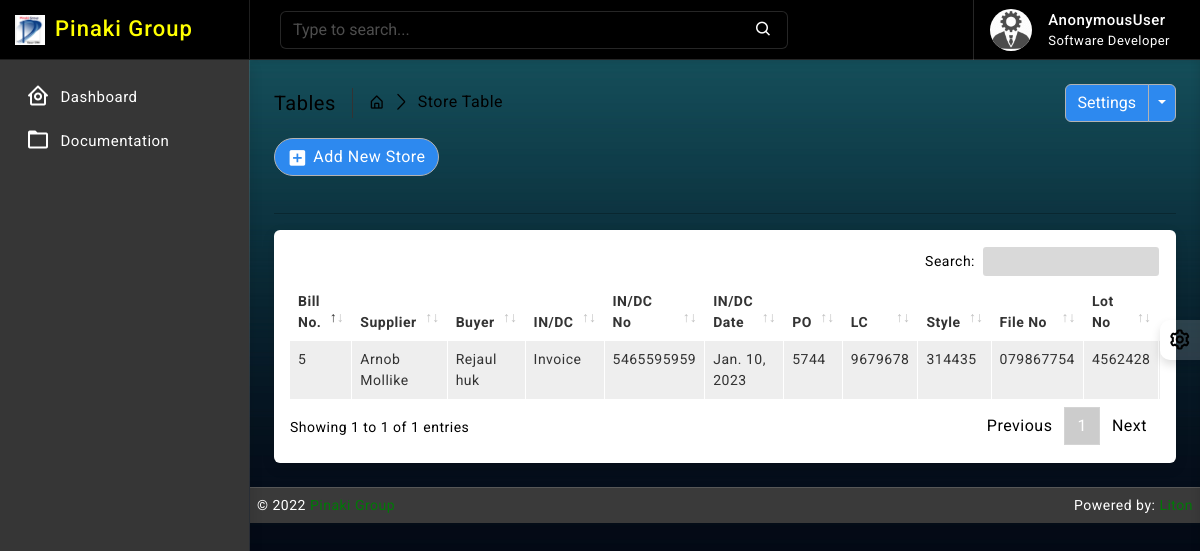
/store/, run on the app's committed database.
### store/models.py (models this page shows, shortened)
class StoreBill(models.Model):
    billno = models.AutoField(primary_key=True)
    time = models.DateTimeField(auto_now=True)
    supplier = models.ForeignKey(Supplier, on_delete=models.CASCADE, blank=False, related_name='suppliername')
    buyer_name = models.CharField(max_length=64, blank=False, null=True)
    REPORT = (
        ('', 'Select'),
        ('Invoice', 'Invoice'),
        ('DC', 'DC'),
    )
    report = models.CharField(max_length=64, null=True, blank=False, choices=REPORT)
    report_no = models.CharField(max_length=64, blank=True, null=True)
    report_date = models.DateField(default= now)
    po_no = models.CharField(max_length=64, blank=True, null=True)
    lc = models.CharField(max_length=64, blank=False, null=True)
    style_no = models.CharField(max_length=32, null=True, blank=True)
    file_no = models.CharField(max_length=64, blank=True, null=True)
    lot_no = models.CharField(max_length=64, blank=True, null=True)
    fabric_detail = models.TextField()
    store_location = models.CharField(max_length=64, blank=True, null=True)
    order_qty = models.IntegerField(default=0)
    def get_items_list(self):
        return StoreItem.objects.filter(billno=self)
    def get_total_price(self):
        storeitems = StoreItem.objects.filter(billno=self)
        total = 0
        for item in storeitems:
            total += item.totalprice
        return total

### supplier/models.py (models this page shows)
class Supplier(models.Model):
    date = models.DateField(default= now)
    supplier_name = models.CharField(max_length=64, null=True, blank=False)
    company_name = models.CharField(max_length=64, null=True, blank=False)
    office_address = models.CharField(max_length=64, null=True, blank=False)
    office_postal_code = models.IntegerField(blank=True)
    office_country = models.CharField(max_length=64, null=True, blank=True)
    office_tphone = models.CharField(max_length=16, null=True, blank=True, unique=True)
    factory_address =  models.CharField(max_length=64, null=True, blank=True)
    factory_postal_code = models.IntegerField(blank=True)
    factory_country = models.CharField(max_length=64, null=True, blank=True)
    factory_tphone = models.CharField(max_length=16, null=True, blank=True, unique=True)
    vat_identi_no = models.CharField(max_length=32, blank=True)
    expiry_date = models.DateField(default= now, blank=True)
    trade_license_no = models.CharField(max_length=32, blank=True)
    owner_name = models.CharField(max_length=64, null=True, blank=True)
    owner_phone = models.CharField(max_length=16, null=True, blank=True, unique=True)
    owner_email = models.EmailField(max_length=64, blank=True, unique=True)
    first_cp_name = models.CharField(max_length=64, null=True, blank=True)
    first_cp_position = models.CharField(max_length=64, null=True, blank=True)
    first_cp_phone = models.CharField(max_length=16, null=True, blank=True, unique=True)
    first_cp_email = models.EmailField(max_length=64, blank=True, unique=True)
    sec_cp_name = models.CharField(max_length=64, null=True, blank=True)
    sec_cp_position = models.CharField(max_length=64, null=True, blank=True)
    sec_cp_phone = models.CharField(max_length=16, null=True, blank=True, unique=True)
    sec_cp_email = models.EmailField(max_length=64, blank=True, unique=True)
    account_name = models.CharField(max_length=64, null=True, blank=False)
    account_no = models.CharField(max_length=32, null=True, blank=False)
    bank_name = models.CharField(max_length=64, null=True, blank=False)
    bank_address = models.CharField(max_length=64, null=True, blank= False)
    swift = models.CharField(max_length=64, null=True, blank=False)
    created_at = models.DateTimeField(auto_now_add=True, auto_now=False)
    updated_at = models.DateTimeField(auto_now_add=False, auto_now=True)
    def __str__(self):
        return self.supplier_name

### store/views.py (the view)
# urls.py: path('', views.StoreView.as_view(), name='store_read'),
class StoreView(ListView):
    model = StoreBill
    template_name = 'store/read.html'
    context_object_name = 'bills'
    ordering = ['-time']

### templates/store/read.html (shortened to what this page needs)
{% extends 'base/base.html' %}
{% block body %}
{% load static %}
		<div class="page-wrapper">
			<div class="page-content">
				<div class="page-breadcrumb d-none d-sm-flex align-items-center mb-3">
					<div class="breadcrumb-title pe-3">Tables</div>
					<div class="ps-3">
						<nav aria-label="breadcrumb">
							<ol class="breadcrumb mb-0 p-0">
								<li class="breadcrumb-item"><a href="#"><i class="bx bx-home-alt"></i></a>
								</li>
								<li class="breadcrumb-item active" aria-current="page">Store Table</li>
							</ol>
						</nav>
					</div>
					<div class="ms-auto">
						<div class="btn-group">
							<button type="button" class="btn btn-light">Settings</button>
							<button type="button" class="btn btn-light dropdown-toggle dropdown-toggle-split" data-bs-toggle="dropdown">	<span class="visually-hidden">Toggle Dropdown</span>
							</button>
						</div>
					</div>
				</div>
                <div class="ms-auto"><a href="/store/create/" class="btn btn-light radius-30 mt-2 mt-lg-0"><i class="bx bxs-plus-square"></i>Add New Store</a></div><br>
				<hr/>
				<div class="card">
					<div class="card-body">
						<div class="table-responsive">
							<table id="example2" class="table table-striped table-bordered">
								<thead>
									<tr>
										<th>Bill No.</th>
										<th>Supplier</th>
                                        <th>Buyer</th>
                                        <th>IN/DC</th>
                                        <th>IN/DC No</th>
                                        <th>IN/DC Date</th>
                                        <th>PO</th>
                                        <th>LC</th>
                                        <th>Style</th>
                                        <th>File No</th>
                                        <th>Lot No</th>
									</tr>
								</thead>
								<tbody>
									{% for data in bills %}
									<tr>
                                        <td> <p>{{ data.billno }}</p> </td>
                                        <td>{{ data.supplier }}</td>
                                        <td>{{ data.buyer_name }}</td>
                                        <td>{{ data.report }}</td>
                                        <td>{{ data.report_no }}</td>
                                        <td>{{ data.report_date }}</td>
                                        <td>{{ data.po_no }}</td>
                                        <td>{{ data.lc }}</td>
                                        <td>{{ data.style_no }}</td>
                                        <td>{{ data.file_no }}</td>
                                        <td>{{ data.lot_no }}</td>
									</tr>
								 {% endfor %}
								</tbody>
							</table>
						</div>
					</div>
				</div>
			</div>
		</div>
{% endblock body %}

### static/css/app.css (style rules this page uses)
body { font-size: 14px; letter-spacing: .5px; font-family: Roboto, sans-serif; overflow-x: hidden }
a { text-decoration: none }
.page-wrapper { height: 100%; margin-top: 60px; margin-bottom: 0px; margin-left: 250px }
.page-content { padding: 1.5rem 1.5rem 0 1.5rem }
.breadcrumb-title { font-size: 20px; border-right: 1.5px solid #333; }
.page-breadcrumb .breadcrumb li.breadcrumb-item { font-size: 16px }
.page-breadcrumb .breadcrumb-item+.breadcrumb-item::before { display: inline-block; padding-right: .5rem; color: #000000; font-family: LineIcons; content: "\ea5c" }
.radius-30 { border-radius: 30px }
.btn i { vertical-align: middle; font-size: 1.3rem; margin-top: -1em; margin-bottom: -1em; margin-right: 5px }
.bg-theme { background-size: 100% 100%; background-attachment: fixed; background-position: center; background-repeat: no-repeat; transition: background .2s; }
body.bg-theme2 { background-image: url(../images/bg-themes/2.png); }

### data on the page
StoreBill: billno "5", supplier "Arnob Mollike", buyer_name "Rejaul huk", report "Invoice", report_no "5465595959", report_date "Jan. 10, 2023", po_no "5744", lc "9679678", style_no "314435", file_no "079867754", lot_no "4562428"

### other printed values
{{ request.user }} "AnonymousUser"
